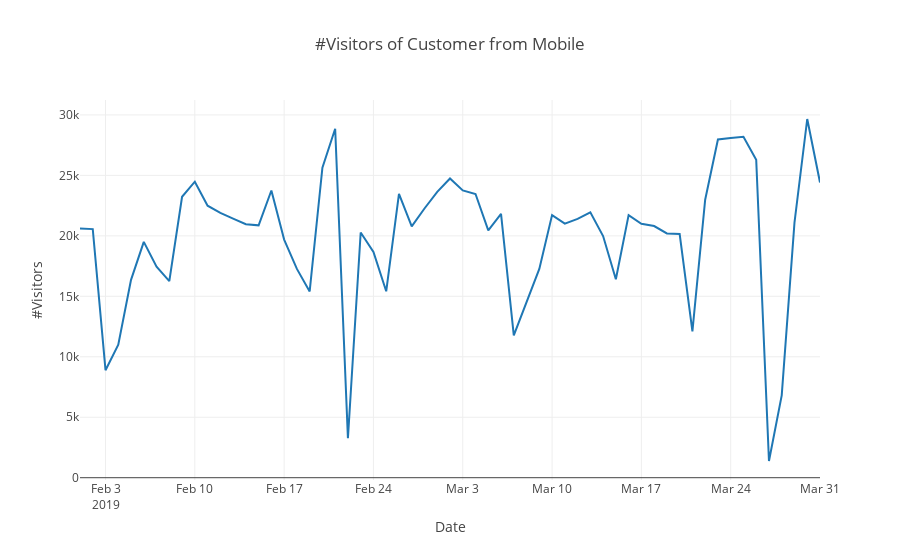

The code cell stored with this chart in its notebook:
### Code cell
df3 = pd.read_csv('prospect_mobile.csv')
l = go.Scatter(x=df3.date, y=df3.visitors)
plotly.offline.iplot({'data': [l], 'layout': {
    'xaxis': {'title': 'Date'},
    'yaxis': {'title': '#Visitors'},
    'title': '#Visitors of Customer from Mobile'
}})
